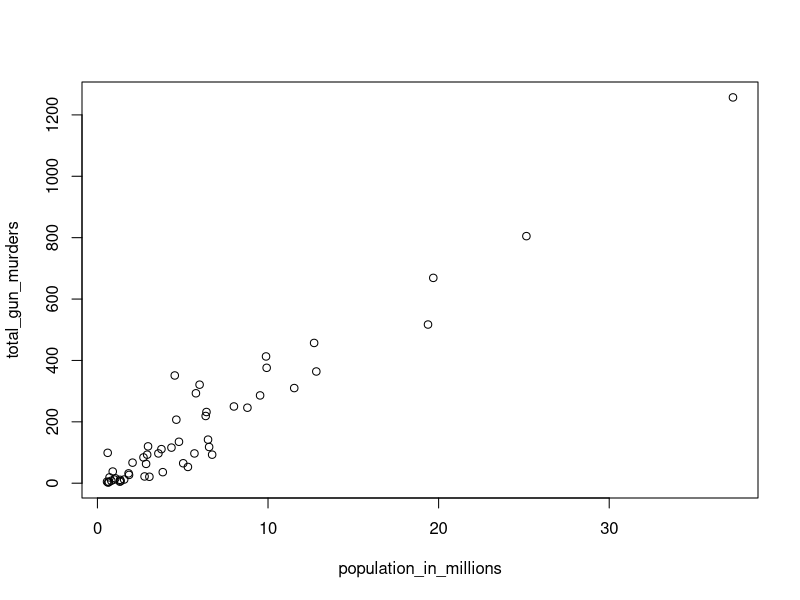
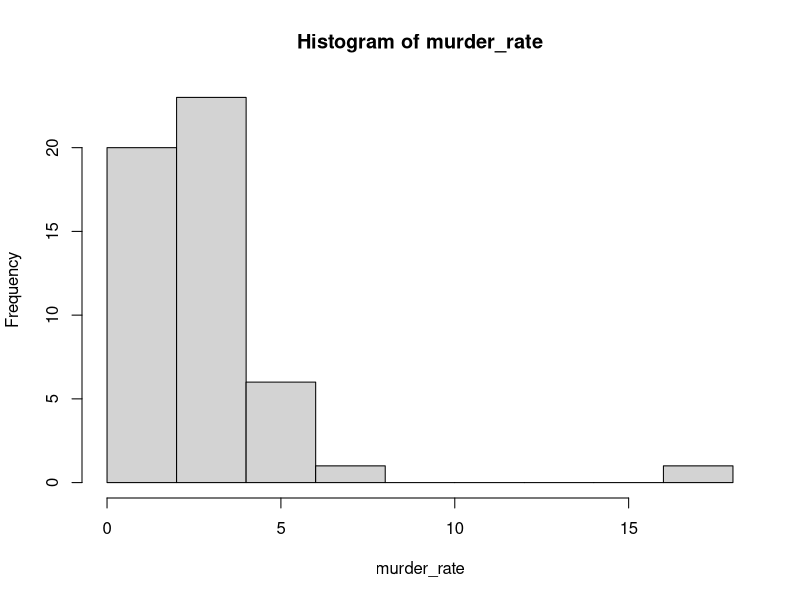
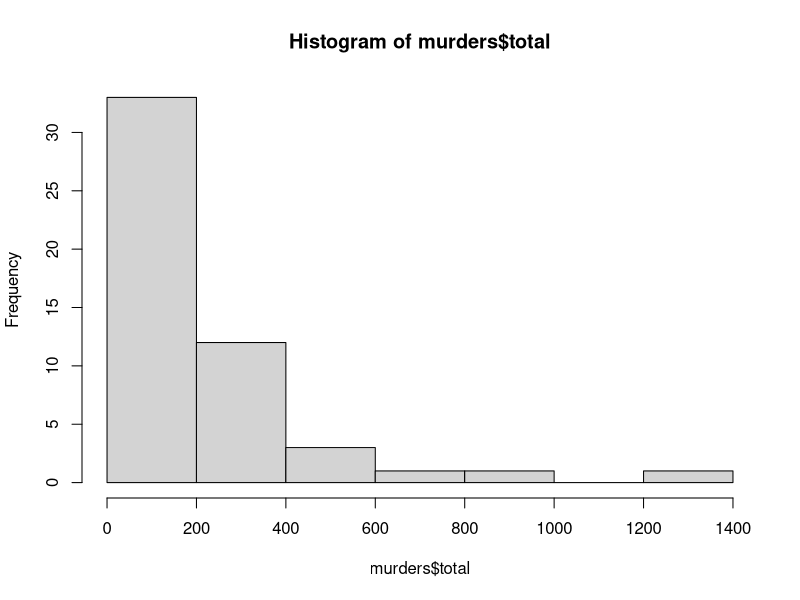
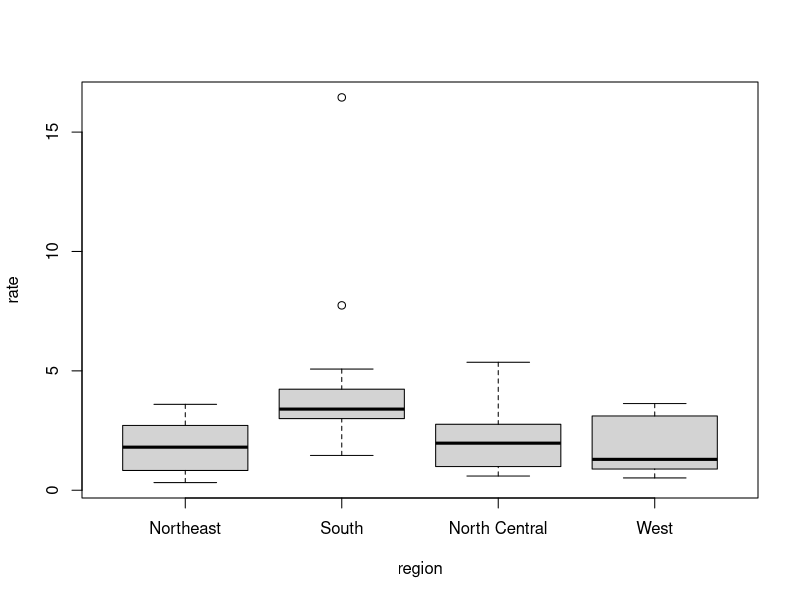

R code for these plots, in order:
library(dslabs)
data(murders)

murder_rate <- murders$total / murders$population * 100000

index <- murder_rate <= .71
index

murders$state[index]
sum(index)

west <- murders$region == "West"
safe <- murder_rate <= 1

index <- safe & west
index
murders$state[index]

x <- c(FALSE, TRUE, FALSE, TRUE, TRUE, FALSE)
which(x)    # returns indices that are TRUE

# to determine the murder rate in Massachusetts we may do the following
index <- which(murders$state == "Massachusetts")
index
murder_rate[index]

# to obtain the indices and subsequent murder rates of New York, Florida, Texas, we do:
index <- match(c("New York", "Florida", "Texas"), murders$state)
index
murders$state[index]
murder_rate[index]

x <- c("a", "b", "c", "d", "e")
y <- c("a", "d", "f")
y %in% x

# to see if Boston, Dakota, and Washington are states
c("Boston", "Dakota", "Washington") %in% murders$state

library(dplyr)

murders <- mutate(murders,rate=total/population*100000)

filter(murders, rate <= .71)

new_table <- select(murders, state, region, rate)
filter(new_table, rate <= .71)

murders %>% select(state, region, rate) %>% filter(rate <= .71)

grades <- data.frame(names = c("John", "Juan", "Jean", "Yao"),
                     exam_1 = c(95, 80, 90, 85),
                     exam_2 = c(90, 85, 85, 90),
                     stringsAsFactors = FALSE)

grades <- mutate(grades,avg=(exam_1+exam_2)/2)

my_f_states <- murders %>% mutate(rate=total/population*100000, rank=rank(-rate)) %>% filter(region %in% c("Northeast","West") & rate <= 1) %>% select(state,rate,rank)
my_f_states

population_in_millions <- murders$population/10^6
total_gun_murders <- murders$total
plot(population_in_millions,total_gun_murders)

hist(murder_rate)
hist(murders$total)

boxplot(rate~region, data = murders)
